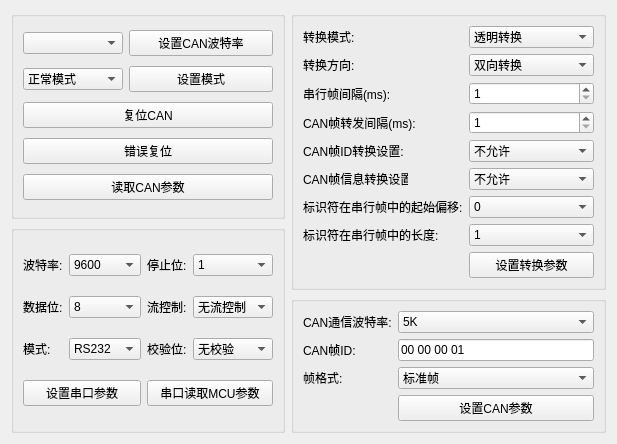
         <widget class="QWidget" name="page_par">
          <layout class="QGridLayout" name="gridLayout_16">
           <item row="0" column="0">
            <layout class="QHBoxLayout" name="horizontalLayout_5" stretch="2,3">
             <item>
              <layout class="QVBoxLayout" name="verticalLayout_4" stretch="1,1">
               <item>
                <widget class="QGroupBox" name="groupBox">
                 <property name="title">
                  <string/>
                 </property>
                 <layout class="QGridLayout" name="gridLayout_14">
                  <item row="0" column="0">
                   <widget class="QComboBox" name="comboBox_baude">
                    <property name="minimumSize">
                     <size>
                      <width>80</width>
                      <height>0</height>
                     </size>
                    </property>
                    <property name="maximumSize">
                     <size>
                      <width>100</width>
                      <height>16777215</height>
                     </size>
                    </property>
                   </widget>
                  </item>
                  <item row="0" column="1">
                   <widget class="QPushButton" name="pushButton_set">
                    <property name="text">
                     <string>设置CAN波特率</string>
                    </property>
                   </widget>
                  </item>
                  <item row="1" column="0">
                   <widget class="QComboBox" name="comboBox_model">
                    <property name="minimumSize">
                     <size>
                      <width>80</width>
                      <height>0</height>
                     </size>
                    </property>
                    <item>
                     <property name="text">
                      <string>正常模式</string>
                     </property>
                    </item>
                    <item>
                     <property name="text">
                      <string>自测模式</string>
                     </property>
                    </item>
                   </widget>
                  </item>
                  <item row="1" column="1">
                   <widget class="QPushButton" name="pushButton_model">
                    <property name="text">
                     <string>设置模式</string>
                    </property>
                   </widget>
                  </item>
                  <item row="2" column="0" colspan="2">
                   <widget class="QPushButton" name="pushButton_reset">
                    <property name="text">
                     <string>复位CAN</string>
                    </property>
                   </widget>
                  </item>
                  <item row="3" column="0" colspan="2">
                   <widget class="QPushButton" name="pushButton_reset_error">
                    <property name="text">
                     <string>错误复位</string>
                    </property>
                   </widget>
                  </item>
                  <item row="4" column="0" colspan="2">
                   <widget class="QPushButton" name="pushButton_read_can">
                    <property name="text">
                     <string>读取CAN参数</string>
                    </property>
                   </widget>
                  </item>
                 </layout>
                </widget>
               </item>
               <item>
                <widget class="QGroupBox" name="groupBox_2">
                 <property name="title">
                  <string/>
                 </property>
                 <layout class="QGridLayout" name="gridLayout_15">
                  <item row="0" column="0">
                   <widget class="QLabel" name="label_39">
                    <property name="maximumSize">
                     <size>
                      <width>45</width>
                      <height>16777215</height>
                     </size>
                    </property>
                    <property name="text">
                     <string>波特率:</string>
                    </property>
                   </widget>
                  </item>
                  <item row="0" column="1">
                   <widget class="QComboBox" name="comboBox_baude_par">
                    <property name="minimumSize">
                     <size>
                      <width>0</width>
                      <height>0</height>
                     </size>
                    </property>
                    <property name="currentIndex">
                     <number>4</number>
                    </property>
                    <item>
                     <property name="text">
                      <string>600</string>
                     </property>
                    </item>
                    <item>
                     <property name="text">
                      <string>1200</string>
                     </property>
                    </item>
                    <item>
                     <property name="text">
                      <string>2400</string>
                     </property>
                    </item>
                    <item>
                     <property name="text">
                      <string>4800</string>
                     </property>
                    </item>
                    <item>
                     <property name="text">
                      <string>9600</string>
                     </property>
                    </item>
                    <item>
                     <property name="text">
                      <string>14400</string>
                     </property>
                    </item>
                    <item>
                     <property name="text">
                      <string>19200</string>
                     </property>
                    </item>
                    <item>
                     <property name="text">
                      <string>28800</string>
                     </property>
                    </item>
                    <item>
                     <property name="text">
                      <string>38400</string>
                     </property>
                    </item>
                    <item>
                     <property name="text">
                      <string>56000</string>
                     </property>
                    </item>
                    <item>
                     <property name="text">
                      <string>57600</string>
                     </property>
                    </item>
                    <item>
                     <property name="text">
                      <string>115200</string>
                     </property>
                    </item>
                    <item>
                     <property name="text">
                      <string>128000</string>
                     </property>
                    </item>
                    <item>
                     <property name="text">
                      <string>230400</string>
                     </property>
                    </item>
                   </widget>
                  </item>
                  <item row="0" column="2">
                   <widget class="QLabel" name="label_38">
                    <property name="text">
                     <string>停止位:</string>
                    </property>
                   </widget>
                  </item>
                  <item row="0" column="3">
                   <widget class="QComboBox" name="comboBox_stopbits_par">
                    <property name="minimumSize">
                     <size>
                      <width>40</width>
                      <height>0</height>
                     </size>
                    </property>
                    <item>
                     <property name="text">
                      <string>1</string>
                     </property>
                    </item>
                    <item>
                     <property name="text">
                      <string>1.5</string>
                     </property>
                    </item>
                    <item>
                     <property name="text">
                      <string>2</string>
                     </property>
                    </item>
                   </widget>
                  </item>
                  <item row="1" column="0">
                   <widget class="QLabel" name="label_43">
                    <property name="minimumSize">
                     <size>
                      <width>0</width>
                      <height>0</height>
                     </size>
                    </property>
                    <property name="text">
                     <string>数据位:</string>
                    </property>
                   </widget>
                  </item>
                  <item row="1" column="1">
                   <widget class="QComboBox" name="comboBox_databits_par">
                    <property name="minimumSize">
                     <size>
                      <width>40</width>
                      <height>0</height>
                     </size>
                    </property>
                    <property name="currentIndex">
                     <number>3</number>
                    </property>
                    <item>
                     <property name="text">
                      <string>5</string>
                     </property>
                    </item>
                    <item>
                     <property name="text">
                      <string>6</string>
                     </property>
                    </item>
                    <item>
                     <property name="text">
                      <string>7</string>
                     </property>
                    </item>
                    <item>
                     <property name="text">
                      <string>8</string>
                     </property>
                    </item>
                   </widget>
                  </item>
                  <item row="1" column="2">
                   <widget class="QLabel" name="label_41">
                    <property name="maximumSize">
                     <size>
                      <width>45</width>
                      <height>16777215</height>
                     </size>
                    </property>
                    <property name="text">
                     <string>流控制:</string>
                    </property>
                   </widget>
                  </item>
                  <item row="1" column="3">
                   <widget class="QComboBox" name="comboBox_flowControl_par">
                    <property name="minimumSize">
                     <size>
                      <width>80</width>
                      <height>0</height>
                     </size>
                    </property>
                    <property name="currentIndex">
                     <number>1</number>
                    </property>
                    <item>
                     <property name="text">
                      <string>硬件流控制</string>
                     </property>
                    </item>
                    <item>
                     <property name="text">
                      <string>无流控制</string>
                     </property>
                    </item>
                   </widget>
                  </item>
                  <item row="2" column="0">
                   <widget class="QLabel" name="label_42">
                    <property name="text">
                     <string>模式:</string>
                    </property>
                   </widget>
                  </item>
                  <item row="2" column="1">
                   <widget class="QComboBox" name="comboBox_model_par">
                    <property name="minimumSize">
                     <size>
                      <width>60</width>
                      <height>0</height>
                     </size>
                    </property>
                    <item>
                     <property name="text">
                      <string>RS232</string>
                     </property>
                    </item>
                    <item>
                     <property name="text">
                      <string>RS485</string>
                     </property>
                    </item>
                    <item>
                     <property name="text">
                      <string>RS422</string>
                     </property>
                    </item>
                   </widget>
                  </item>
                  <item row="2" column="2">
                   <widget class="QLabel" name="label_40">
                    <property name="maximumSize">
                     <size>
                      <width>45</width>
                      <height>16777215</height>
                     </size>
                    </property>
                    <property name="text">
                     <string>校验位:</string>
                    </property>
                   </widget>
                  </item>
                  <item row="2" column="3">
                   <widget class="QComboBox" name="comboBox_parity_par">
                    <property name="minimumSize">
                     <size>
                      <width>80</width>
                      <height>0</height>
                     </size>
                    </property>
                    <item>
                     <property name="text">
                      <string>无校验</string>
                     </property>
                    </item>
                    <item>
                     <property name="text">
                      <string>奇校验</string>
                     </property>
                    </item>
                    <item>
                     <property name="text">
                      <string>偶校验</string>
                     </property>
                    </item>
                    <item>
                     <property name="text">
                      <string>强制为0</string>
                     </property>
                    </item>
                    <item>
                     <property name="text">
                      <string>强制为1</string>
                     </property>
                    </item>
                   </widget>
                  </item>
                  <item row="3" column="0" colspan="2">
                   <widget class="QPushButton" name="pushButton_com_par">
                    <property name="text">
                     <string>设置串口参数</string>
                    </property>
                   </widget>
                  </item>
                  <item row="3" column="2" colspan="2">
                   <widget class="QPushButton" name="pushButton_com_read_par">
                    <property name="text">
                     <string>串口读取MCU参数</string>
                    </property>
                   </widget>
                  </item>
                 </layout>
                </widget>
               </item>
              </layout>
             </item>
             <item>
              <layout class="QVBoxLayout" name="verticalLayout_5">
               <item>
                <widget class="QGroupBox" name="groupBox_3">
                 <property name="title">
                  <string/>
                 </property>
                 <layout class="QGridLayout" name="gridLayout_6">
                  <item row="0" column="0">
                   <widget class="QLabel" name="label_21">
                    <property name="maximumSize">
                     <size>
                      <width>105</width>
                      <height>16777215</height>
                     </size>
                    </property>
                    <property name="text">
                     <string>转换模式:</string>
                    </property>
                   </widget>
                  </item>
                  <item row="0" column="1">
                   <widget class="QComboBox" name="comboBox_ts_model">
                    <item>
                     <property name="text">
                      <string>透明转换</string>
                     </property>
                    </item>
                    <item>
                     <property name="text">
                      <string>透明带标识转换</string>
                     </property>
                    </item>
                    <item>
                     <property name="text">
                      <string>格式转换</string>
                     </property>
                    </item>
                    <item>
                     <property name="text">
                      <string>MODBUS转换</string>
                     </property>
                    </item>
                   </widget>
                  </item>
                  <item row="1" column="0">
                   <widget class="QLabel" name="label_20">
                    <property name="maximumSize">
                     <size>
                      <width>160</width>
                      <height>16777215</height>
                     </size>
                    </property>
                    <property name="text">
                     <string>转换方向:</string>
                    </property>
                   </widget>
                  </item>
                  <item row="1" column="1">
                   <widget class="QComboBox" name="comboBox_ts_direct">
                    <property name="minimumSize">
                     <size>
                      <width>0</width>
                      <height>0</height>
                     </size>
                    </property>
                    <item>
                     <property name="text">
                      <string>双向转换</string>
                     </property>
                    </item>
                    <item>
                     <property name="text">
                      <string>仅串口转到CAN</string>
                     </property>
                    </item>
                    <item>
                     <property name="text">
                      <string>仅CAN转到串口</string>
                     </property>
                    </item>
                   </widget>
                  </item>
                  <item row="2" column="0">
                   <widget class="QLabel" name="label_23">
                    <property name="maximumSize">
                     <size>
                      <width>105</width>
                      <height>16777215</height>
                     </size>
                    </property>
                    <property name="text">
                     <string>串行帧间隔(ms):</string>
                    </property>
                   </widget>
                  </item>
                  <item row="2" column="1">
                   <widget class="QSpinBox" name="spinBox_frame_times">
                    <property name="minimum">
                     <number>1</number>
                    </property>
                    <property name="maximum">
                     <number>10000</number>
                    </property>
                   </widget>
                  </item>
                  <item row="3" column="0">
                   <widget class="QLabel" name="label_25">
                    <property name="maximumSize">
                     <size>
                      <width>160</width>
                      <height>16777215</height>
                     </size>
                    </property>
                    <property name="text">
                     <string>CAN帧转发间隔(ms):</string>
                    </property>
                   </widget>
                  </item>
                  <item row="3" column="1">
                   <widget class="QSpinBox" name="spinBox_ts_times">
                    <property name="minimum">
                     <number>1</number>
                    </property>
                    <property name="maximum">
                     <number>10000</number>
                    </property>
                   </widget>
                  </item>
                  <item row="4" column="0">
                   <widget class="QLabel" name="label_22">
                    <property name="maximumSize">
                     <size>
                      <width>105</width>
                      <height>16777215</height>
                     </size>
                    </property>
                    <property name="text">
                     <string>CAN帧ID转换设置:</string>
                    </property>
                   </widget>
                  </item>
                  <item row="4" column="1">
                   <widget class="QComboBox" name="comboBox_ts_id">
                    <property name="minimumSize">
                     <size>
                      <width>40</width>
                      <height>0</height>
                     </size>
                    </property>
                    <item>
                     <property name="text">
                      <string>不允许</string>
                     </property>
                    </item>
                    <item>
                     <property name="text">
                      <string>允许</string>
                     </property>
                    </item>
                   </widget>
                  </item>
                  <item row="5" column="0">
                   <widget class="QLabel" name="label_19">
                    <property name="maximumSize">
                     <size>
                      <width>105</width>
                      <height>16777215</height>
                     </size>
                    </property>
                    <property name="text">
                     <string>CAN帧信息转换设置:</string>
                    </property>
                   </widget>
                  </item>
                  <item row="5" column="1">
                   <widget class="QComboBox" name="comboBox_ts_msg">
                    <property name="minimumSize">
                     <size>
                      <width>70</width>
                      <height>0</height>
                     </size>
                    </property>
                    <item>
                     <property name="text">
                      <string>不允许</string>
                     </property>
                    </item>
                    <item>
                     <property name="text">
                      <string>允许</string>
                     </property>
                    </item>
                   </widget>
                  </item>
                  <item row="6" column="0">
                   <widget class="QLabel" name="label_18">
                    <property name="maximumSize">
                     <size>
                      <width>160</width>
                      <height>16777215</height>
                     </size>
                    </property>
                    <property name="text">
                     <string>标识符在串行帧中的起始偏移:</string>
                    </property>
                   </widget>
                  </item>
                  <item row="6" column="1">
                   <widget class="QComboBox" name="comboBox_frame_offset">
                    <property name="minimumSize">
                     <size>
                      <width>40</width>
                      <height>0</height>
                     </size>
                    </property>
                    <item>
                     <property name="text">
                      <string>0</string>
                     </property>
                    </item>
                    <item>
                     <property name="text">
                      <string>1</string>
                     </property>
                    </item>
                    <item>
                     <property name="text">
                      <string>2</string>
                     </property>
                    </item>
                    <item>
                     <property name="text">
                      <string>3</string>
                     </property>
                    </item>
                    <item>
                     <property name="text">
                      <string>4</string>
                     </property>
                    </item>
                    <item>
                     <property name="text">
                      <string>5</string>
                     </property>
                    </item>
                    <item>
                     <property name="text">
                      <string>6</string>
                     </property>
                    </item>
                    <item>
                     <property name="text">
                      <string>7</string>
                     </property>
                    </item>
                   </widget>
                  </item>
                  <item row="7" column="0">
                   <widget class="QLabel" name="label_24">
                    <property name="maximumSize">
                     <size>
                      <width>160</width>
                      <height>16777215</height>
                     </size>
                    </property>
                    <property name="text">
                     <string>标识符在串行帧中的长度:</string>
                    </property>
                   </widget>
                  </item>
                  <item row="7" column="1">
                   <widget class="QComboBox" name="comboBox_frame_len">
                    <property name="minimumSize">
                     <size>
                      <width>40</width>
                      <height>0</height>
                     </size>
                    </property>
                    <item>
                     <property name="text">
                      <string>1</string>
                     </property>
                    </item>
                    <item>
                     <property name="text">
                      <string>2</string>
                     </property>
                    </item>
                    <item>
                     <property name="text">
                      <string>3</string>
                     </property>
                    </item>
                    <item>
                     <property name="text">
                      <string>4</string>
                     </property>
                    </item>
                   </widget>
                  </item>
                  <item row="8" column="1">
                   <widget class="QPushButton" name="pushButton_ts">
                    <property name="minimumSize">
                     <size>
                      <width>100</width>
                      <height>0</height>
                     </size>
                    </property>
                    <property name="text">
                     <string>设置转换参数</string>
                    </property>
                   </widget>
                  </item>
                 </layout>
                </widget>
               </item>
               <item>
                <widget class="QGroupBox" name="groupBox_4">
                 <property name="title">
                  <string/>
                 </property>
                 <layout class="QGridLayout" name="gridLayout_10">
                  <item row="0" column="0">
                   <widget class="QLabel" name="label_15">
                    <property name="maximumSize">
                     <size>
                      <width>100</width>
                      <height>16777215</height>
                     </size>
                    </property>
                    <property name="text">
                     <string>CAN通信波特率:</string>
                    </property>
                   </widget>
                  </item>
                  <item row="0" column="1">
                   <widget class="QComboBox" name="comboBox_baude_can">
                    <property name="minimumSize">
                     <size>
                      <width>70</width>
                      <height>0</height>
                     </size>
                    </property>
                    <item>
                     <property name="text">
                      <string>5K</string>
                     </property>
                    </item>
                    <item>
                     <property name="text">
                      <string>10K</string>
                     </property>
                    </item>
                    <item>
                     <property name="text">
                      <string>20K</string>
                     </property>
                    </item>
                    <item>
                     <property name="text">
                      <string>50K</string>
                     </property>
                    </item>
                    <item>
                     <property name="text">
                      <string>100K</string>
                     </property>
                    </item>
                    <item>
                     <property name="text">
                      <string>125K</string>
                     </property>
                    </item>
                    <item>
                     <property name="text">
                      <string>250K</string>
                     </property>
                    </item>
                    <item>
                     <property name="text">
                      <string>500K</string>
                     </property>
                    </item>
                    <item>
                     <property name="text">
                      <string>800K</string>
                     </property>
                    </item>
                    <item>
                     <property name="text">
                      <string>1000K</string>
                     </property>
                    </item>
                   </widget>
                  </item>
                  <item row="1" column="0">
                   <widget class="QLabel" name="label_16">
                    <property name="maximumSize">
                     <size>
                      <width>100</width>
                      <height>16777215</height>
                     </size>
                    </property>
                    <property name="text">
                     <string>CAN帧ID:</string>
                    </property>
                   </widget>
                  </item>
                  <item row="1" column="1">
                   <widget class="QLineEdit" name="lineEdit_can_id">
                    <property name="minimumSize">
                     <size>
                      <width>100</width>
                      <height>0</height>
                     </size>
                    </property>
                    <property name="text">
                     <string>00 00 00 01</string>
                    </property>
                    <property name="placeholderText">
                     <string>00 00 00 01</string>
                    </property>
                   </widget>
                  </item>
                  <item row="2" column="0">
                   <widget class="QLabel" name="label_17">
                    <property name="maximumSize">
                     <size>
                      <width>100</width>
                      <height>16777215</height>
                     </size>
                    </property>
                    <property name="text">
                     <string>帧格式:</string>
                    </property>
                   </widget>
                  </item>
                  <item row="2" column="1">
                   <widget class="QComboBox" name="comboBox_frame_format">
                    <property name="minimumSize">
                     <size>
                      <width>70</width>
                      <height>0</height>
                     </size>
                    </property>
                    <item>
                     <property name="text">
                      <string>标准帧</string>
                     </property>
                    </item>
                    <item>
                     <property name="text">
                      <string>扩展帧</string>
                     </property>
                    </item>
                   </widget>
                  </item>
                  <item row="3" column="1">
                   <widget class="QPushButton" name="pushButton_set_can">
                    <property name="minimumSize">
                     <size>
                      <width>100</width>
                      <height>0</height>
                     </size>
                    </property>
                    <property name="text">
                     <string>设置CAN参数</string>
                    </property>
                   </widget>
                  </item>
                 </layout>
                </widget>
               </item>
              </layout>
             </item>
            </layout>
           </item>
          </layout>
         </widget>
